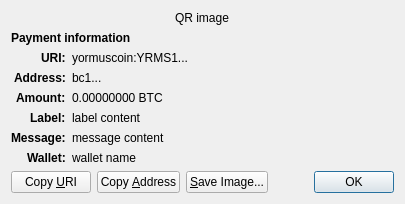
<?xml version="1.0" encoding="UTF-8"?>
<ui version="4.0">
 <class>ReceiveRequestDialog</class>
 <widget class="QDialog" name="ReceiveRequestDialog">
  <property name="geometry">
   <rect>
    <x>0</x>
    <y>0</y>
    <width>413</width>
    <height>229</height>
   </rect>
  </property>
  <property name="windowTitle">
   <string>Request payment to ...</string>
  </property>
  <layout class="QGridLayout" name="gridLayout" columnstretch="0,1">
   <property name="sizeConstraint">
    <enum>QLayout::SetFixedSize</enum>
   </property>
   <item row="0" column="0" colspan="2" alignment="Qt::AlignHCenter">
    <widget class="QRImageWidget" name="qr_code">
     <property name="text">
      <string notr="true">QR image</string>
     </property>
     <property name="textInteractionFlags">
      <set>Qt::NoTextInteraction</set>
     </property>
    </widget>
   </item>
   <item row="1" column="0" colspan="2">
    <widget class="QLabel" name="payment_header">
     <property name="font">
      <font>
       <weight>75</weight>
       <bold>true</bold>
      </font>
     </property>
     <property name="text">
      <string>Payment information</string>
     </property>
     <property name="textInteractionFlags">
      <set>Qt::NoTextInteraction</set>
     </property>
    </widget>
   </item>
   <item row="2" column="0" alignment="Qt::AlignRight|Qt::AlignTop">
    <widget class="QLabel" name="uri_tag">
     <property name="font">
      <font>
       <weight>75</weight>
       <bold>true</bold>
      </font>
     </property>
     <property name="text">
      <string notr="true">URI:</string>
     </property>
     <property name="textFormat">
      <enum>Qt::PlainText</enum>
     </property>
     <property name="textInteractionFlags">
      <set>Qt::NoTextInteraction</set>
     </property>
    </widget>
   </item>
   <item row="2" column="1" alignment="Qt::AlignTop">
    <widget class="QLabel" name="uri_content">
     <property name="text">
      <string notr="true">yormuscoin:YRMS1...</string>
     </property>
     <property name="textFormat">
      <enum>Qt::RichText</enum>
     </property>
     <property name="wordWrap">
      <bool>true</bool>
     </property>
     <property name="textInteractionFlags">
      <set>Qt::TextSelectableByMouse</set>
     </property>
    </widget>
   </item>
   <item row="3" column="0" alignment="Qt::AlignRight|Qt::AlignTop">
    <widget class="QLabel" name="address_tag">
     <property name="font">
      <font>
       <weight>75</weight>
       <bold>true</bold>
      </font>
     </property>
     <property name="text">
      <string>Address:</string>
     </property>
     <property name="textInteractionFlags">
      <set>Qt::NoTextInteraction</set>
     </property>
    </widget>
   </item>
   <item row="3" column="1" alignment="Qt::AlignTop">
    <widget class="QLabel" name="address_content">
     <property name="text">
      <string notr="true">bc1...</string>
     </property>
     <property name="textFormat">
      <enum>Qt::PlainText</enum>
     </property>
     <property name="textInteractionFlags">
      <set>Qt::TextSelectableByMouse</set>
     </property>
    </widget>
   </item>
   <item row="4" column="0" alignment="Qt::AlignRight|Qt::AlignTop">
    <widget class="QLabel" name="amount_tag">
     <property name="font">
      <font>
       <weight>75</weight>
       <bold>true</bold>
      </font>
     </property>
     <property name="text">
      <string>Amount:</string>
     </property>
     <property name="textInteractionFlags">
      <set>Qt::NoTextInteraction</set>
     </property>
    </widget>
   </item>
   <item row="4" column="1" alignment="Qt::AlignTop">
    <widget class="QLabel" name="amount_content">
     <property name="text">
      <string notr="true">0.00000000 BTC</string>
     </property>
     <property name="textFormat">
      <enum>Qt::PlainText</enum>
     </property>
     <property name="textInteractionFlags">
      <set>Qt::TextSelectableByMouse</set>
     </property>
    </widget>
   </item>
   <item row="5" column="0" alignment="Qt::AlignRight|Qt::AlignTop">
    <widget class="QLabel" name="label_tag">
     <property name="font">
      <font>
       <weight>75</weight>
       <bold>true</bold>
      </font>
     </property>
     <property name="text">
      <string>Label:</string>
     </property>
     <property name="textInteractionFlags">
      <set>Qt::NoTextInteraction</set>
     </property>
    </widget>
   </item>
   <item row="5" column="1" alignment="Qt::AlignTop">
    <widget class="QLabel" name="label_content">
     <property name="text">
      <string notr="true">label content</string>
     </property>
     <property name="textFormat">
      <enum>Qt::PlainText</enum>
     </property>
     <property name="wordWrap">
      <bool>true</bool>
     </property>
     <property name="textInteractionFlags">
      <set>Qt::TextSelectableByMouse</set>
     </property>
    </widget>
   </item>
   <item row="6" column="0" alignment="Qt::AlignRight|Qt::AlignTop">
    <widget class="QLabel" name="message_tag">
     <property name="font">
      <font>
       <weight>75</weight>
       <bold>true</bold>
      </font>
     </property>
     <property name="text">
      <string>Message:</string>
     </property>
     <property name="textInteractionFlags">
      <set>Qt::NoTextInteraction</set>
     </property>
    </widget>
   </item>
   <item row="6" column="1" alignment="Qt::AlignTop">
    <widget class="QLabel" name="message_content">
     <property name="text">
      <string notr="true">message content</string>
     </property>
     <property name="textFormat">
      <enum>Qt::PlainText</enum>
     </property>
     <property name="wordWrap">
      <bool>true</bool>
     </property>
     <property name="textInteractionFlags">
      <set>Qt::TextSelectableByMouse</set>
     </property>
    </widget>
   </item>
   <item row="7" column="0" alignment="Qt::AlignRight|Qt::AlignTop">
    <widget class="QLabel" name="wallet_tag">
     <property name="font">
      <font>
       <weight>75</weight>
       <bold>true</bold>
      </font>
     </property>
     <property name="text">
      <string>Wallet:</string>
     </property>
     <property name="textInteractionFlags">
      <set>Qt::NoTextInteraction</set>
     </property>
    </widget>
   </item>
   <item row="7" column="1" alignment="Qt::AlignTop">
    <widget class="QLabel" name="wallet_content">
     <property name="text">
      <string notr="true">wallet name</string>
     </property>
     <property name="textFormat">
      <enum>Qt::PlainText</enum>
     </property>
     <property name="wordWrap">
      <bool>true</bool>
     </property>
     <property name="textInteractionFlags">
      <set>Qt::TextSelectableByMouse</set>
     </property>
    </widget>
   </item>
   <item row="8" column="0" colspan="2">
    <layout class="QHBoxLayout" name="horizontalLayout">
     <item>
      <widget class="QPushButton" name="btnCopyURI">
       <property name="text">
        <string>Copy &amp;URI</string>
       </property>
       <property name="autoDefault">
        <bool>false</bool>
       </property>
      </widget>
     </item>
     <item>
      <widget class="QPushButton" name="btnCopyAddress">
       <property name="text">
        <string>Copy &amp;Address</string>
       </property>
       <property name="autoDefault">
        <bool>false</bool>
       </property>
      </widget>
     </item>
     <item>
      <widget class="QPushButton" name="btnSaveAs">
       <property name="text">
        <string>&amp;Save Image...</string>
       </property>
       <property name="autoDefault">
        <bool>false</bool>
       </property>
      </widget>
     </item>
     <item>
      <spacer name="horizontalSpacer_2">
       <property name="orientation">
        <enum>Qt::Horizontal</enum>
       </property>
       <property name="sizeHint" stdset="0">
        <size>
         <width>40</width>
         <height>20</height>
        </size>
       </property>
      </spacer>
     </item>
     <item>
      <widget class="QDialogButtonBox" name="buttonBox">
       <property name="focusPolicy">
        <enum>Qt::StrongFocus</enum>
       </property>
       <property name="standardButtons">
        <set>QDialogButtonBox::Ok</set>
       </property>
      </widget>
     </item>
    </layout>
   </item>
  </layout>
 </widget>
 <customwidgets>
  <customwidget>
   <class>QRImageWidget</class>
   <extends>QLabel</extends>
   <header>qt/qrimagewidget.h</header>
  </customwidget>
 </customwidgets>
 <tabstops>
  <tabstop>buttonBox</tabstop>
  <tabstop>btnCopyURI</tabstop>
  <tabstop>btnCopyAddress</tabstop>
  <tabstop>btnSaveAs</tabstop>
 </tabstops>
 <resources/>
 <connections>
  <connection>
   <sender>buttonBox</sender>
   <signal>accepted()</signal>
   <receiver>ReceiveRequestDialog</receiver>
   <slot>accept()</slot>
   <hints>
    <hint type="sourcelabel">
     <x>135</x>
     <y>230</y>
    </hint>
    <hint type="destinationlabel">
     <x>135</x>
     <y>126</y>
    </hint>
   </hints>
  </connection>
 </connections>
</ui>
